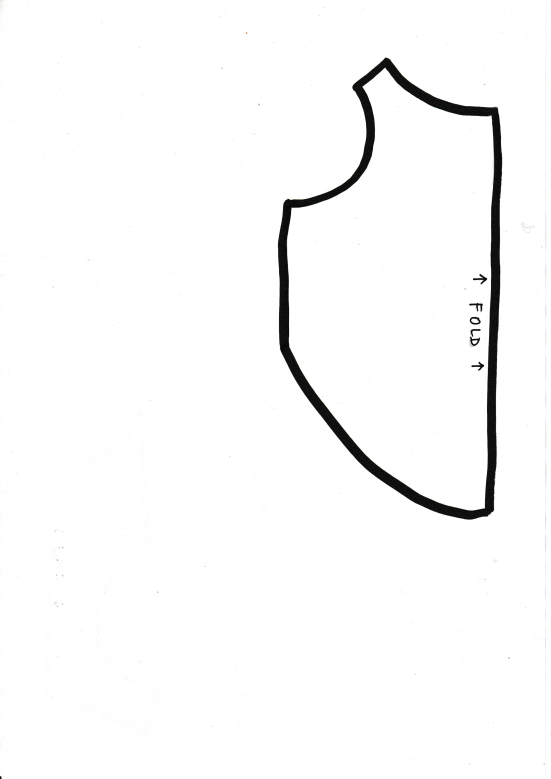
#> input picture src/sweater-from-pdf.png, 1653 x 2337 px (shown at 1/3 size)
$ python main.py
#> lines starting #> are read from the running program, lines starting #| are printed output that depends on the picture; after the words box and inside, x2 and y2 are one past the last pixel; in counts of white or black regions, pixels touching at a corner belong together; long printed decimals are rounded
### src/utils/functions.py
from PIL import Image, ImageDraw, ImageFont
import cv2
import numpy as np
import fitz  # PyMuPDF

def convert_pdf_to_bw_png(input_pdf, output_png, resolution=200):
    pdf_document = fitz.open(input_pdf)
    page = pdf_document[0]  # Get the first page

    # Convert to grayscale
    pixmap = page.get_pixmap(matrix=fitz.Matrix(resolution/72, resolution/72))
    pixmap.save(output_png)

# [93 lines left out: functions add_reference_box, add_lines, add_page_letters_left, add_page_letters_right, add_page_letters_top, add_page_letters_bottom, not called in this run]

def set_line_width(resized_image, line_width):
    # Load the image
    image = resized_image
    # Convert the image to grayscale
    gray = cv2.cvtColor(image, cv2.COLOR_BGR2GRAY)
    # Apply Canny edge detection
    edges = cv2.Canny(gray, 50, 150)
    # Find lines in the image using the HoughLinesP function for probabilistic Hough transform
    lines = cv2.HoughLinesP(edges, 3, np.pi / 210, threshold=50, minLineLength=50, maxLineGap=100)
    # Get the original image dimensions
    height, width, _ = resized_image.shape
    # Redraw the detected lines on blank image with whatever width we like
    new_image = Image.new("RGB", (width, height), "white")
    new_image = np.array(new_image)
    # Draw the lines on the original image
    for line in lines:
        x1, y1, x2, y2 = line[0]
        # Draw the line on the image with a specific width (in this case, 2 pixels)
        cv2.line(new_image, (x1, y1), (x2, y2), (0, 0, 0), line_width)
    return(new_image)

def set_scale_factors(height_cm, width_cm,
                    desired_height,
                    desired_width,
                    scale_factor_height,
                    scale_factor_width):
    if (desired_height):
        # Calculate scale factor
        scale_factor_height = desired_height/height_cm
        print(f"Scale factor height: {scale_factor_height}")

    if (desired_width):
        # Calculate scale factor
        scale_factor_width = desired_width/width_cm
        print(f"Scale factor width: {scale_factor_width}")

    if (not any(x is not None for x in [scale_factor_height, scale_factor_width])):
        raise Exception("scale_factor_height and scale_factor_width can not both be None. Please set at least one of the two.")

    if (scale_factor_height is None):
        scale_factor_height = scale_factor_width

    if (scale_factor_width is None):
        scale_factor_width = scale_factor_height

    return scale_factor_height, scale_factor_width

### src/main.py
import cv2
from PIL import Image
import math
import string
from reportlab.pdfgen import canvas
from reportlab.lib.pagesizes import letter

from utils.functions import (
    add_lines,
    add_reference_box,
    add_page_letters_left,
    add_page_letters_right,
    add_page_letters_top,
    add_page_letters_bottom,
    set_line_width,
    set_scale_factors,
    convert_pdf_to_bw_png,
)

inch = 2.54
file_folder = "files/"
input_file = "sweater-from-pdf.png"
pdf_path = "sweater.pdf"
convert = True
file_name = input_file.replace(".png", "")
desired_height = 38
desired_width = None # 48
scale_factor_height = None
scale_factor_width = None
line_width = 2

## Convert pdf of scan to png
if (convert):
 print("Converting pdf to png...")
 convert_pdf_to_bw_png(pdf_path, input_file)
#> (the call stopped at in convert_pdf_to_bw_png, `pdf_document = fitz.open(input_pdf)`: fitz is not available in this run)

# Get the dpi
image = Image.open(input_file)  # Replace 'your_image.jpg' with the path to your image file
#> image is the input picture: PIL image 1653x2337 RGB; mean R, G, B 248.8, 248.8, 248.8
# Get the image's DPI (Dots Per Inch)
dpi = image.info.get('dpi')
#> dpi = (96.01, 96.01)
if (dpi is None):
    # Use a default
    print("Using default dpi")
    dpi = 72
else:
    dpi = dpi[0]
#> dpi = 96.01
print(dpi)
#| 96.012

# Get dots per cm
dpcm = dpi/inch
#> dpcm = 37.8

# Load the scanned A4 image
image = cv2.imread(input_file)
#> image: shape (2337, 1653, 3)

# Convert the image to grayscale
gray = cv2.cvtColor(image, cv2.COLOR_BGR2GRAY)

# Apply Canny edge detection
edges = cv2.Canny(gray, 50, 150)
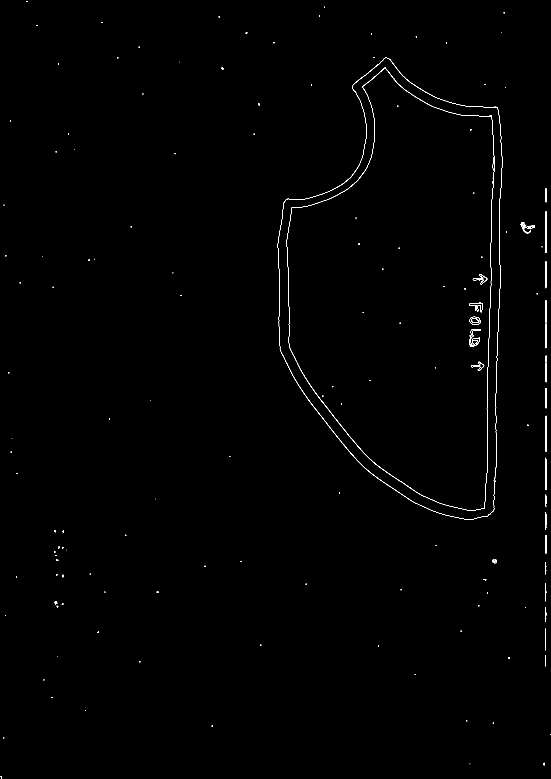
#> edges: shape (2337, 1653) (shown at 1/3 size); 0.32% white in thin lines or dots

# Find contours in the edge-detected image
contours, _ = cv2.findContours(edges, cv2.RETR_EXTERNAL, cv2.CHAIN_APPROX_SIMPLE)
#> contours = 138 contours, 133 with area under 20; largest, box (x1, y1, x2, y2) and area: (860, 202, 1483, 1532) 580420, (833, 172, 1507, 1559) 674, (1561, 666, 1604, 700) 106, (1573, 674, 1604, 682) 24, (1630, 2288, 1635, 2296) 22

# Filter the detected contours based on size or other criteria
# For example, you can keep the largest contour
largest_contour = max(contours, key=cv2.contourArea)
#> largest_contour = contour of 972 points, box (x1, y1, x2, y2) (860, 202, 1483, 1532), area 580420

# Get the bounding box of the largest contour
x, y, w, h = cv2.boundingRect(largest_contour)
#> x = 860; y = 202; w = 623; h = 1330

# Crop the original image to the detected region
cropped_image = image[y:y+h, x:x+w]
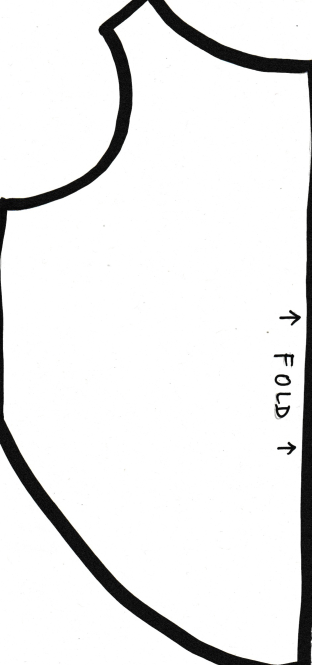
#> cropped_image: shape (1330, 623, 3) (shown at 1/2 size); mean B, G, R 235.6, 235.7, 235.7

# Save the cropped image
cv2.imwrite(file_folder+"cropped_image.png", cropped_image)

# Get the original image dimensions
height, width, _ = cropped_image.shape

# Get current sizes in cm
height_cm = height/dpcm
#> height_cm = 35.19
width_cm = width/dpcm
#> width_cm = 16.48
print(f"Current size of image: {width_cm} by {height_cm} cm")
#| Current size of image: 16.481 by 35.185 cm

scale_factor_height, scale_factor_width = set_scale_factors(height_cm, width_cm,
                                                            desired_height,
                                                            desired_width,
                                                            scale_factor_height,
                                                            scale_factor_width)
#> in set_scale_factors, `scale_factor_height = desired_height/height_cm`: scale_factor_height = 1.08
#| Scale factor height: 1.080
#> scale_factor_height = 1.08; scale_factor_width = 1.08

# Calculate the new dimensions
new_height = int(height * scale_factor_height)
#> new_height = 1436
new_width = int(width * scale_factor_width)
#> new_width = 672
print(f"New size of image: {new_width/dpcm} by {new_height/dpcm} cm")
#| New size of image: 17.778 by 37.989 cm

# Resize the image to the new dimensions
resized_image = cv2.resize(cropped_image, (new_width, new_height))

if (line_width is not None):
    resized_image = set_line_width(resized_image, line_width)
#> in set_line_width, `edges = cv2.Canny(gray, 50, 150)`:
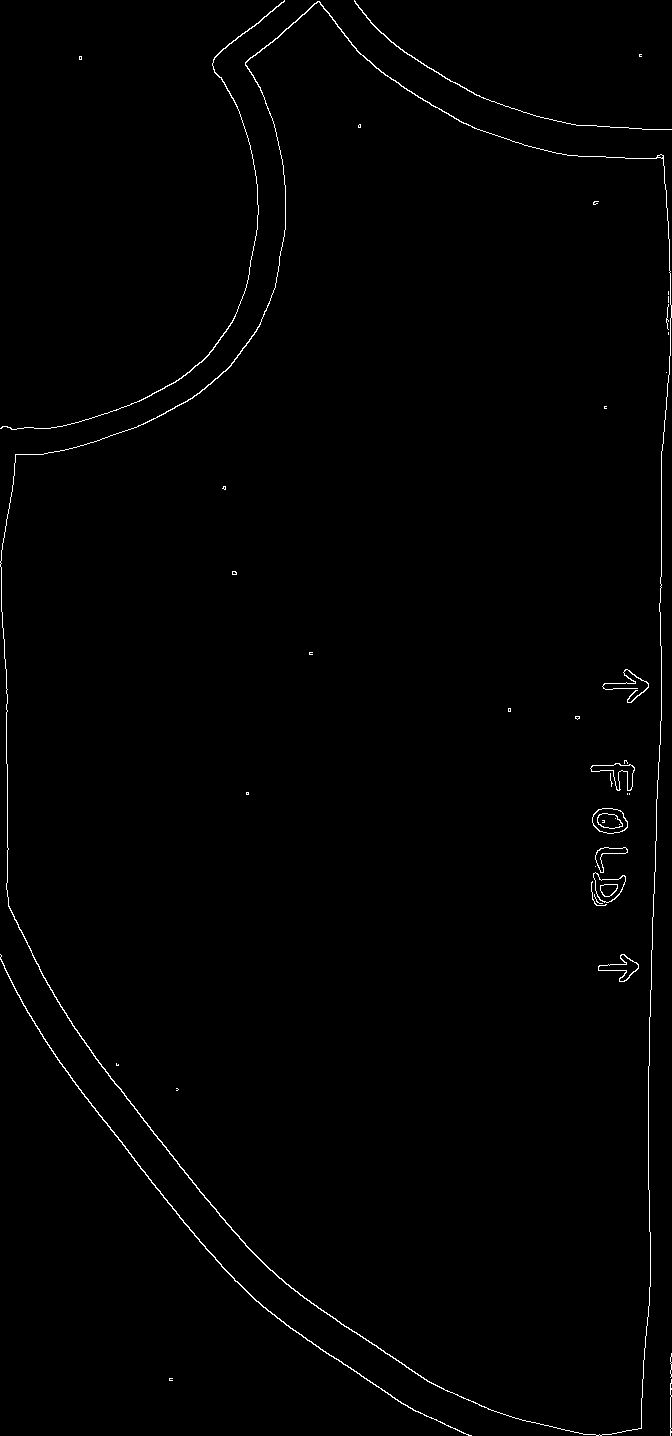
#> edges: shape (1436, 672); 0.78% white in thin lines or dots
#> in set_line_width, `lines = cv2.HoughLinesP(edges, 3, np.pi / 210, threshold=50, minLineLe..`: lines = 113 rows, first 6: [660, 645, 663, 432], [648, 1120, 661, 653], [95, 1058, 234, 1232], [57, 1059, 184, 1223], [7, 859, 8, 976], [669, 374, 669, 239]
#> the loop in set_line_width, `for line in lines:` made 113 passes
#> after the loop in set_line_width, `for line in lines:`:
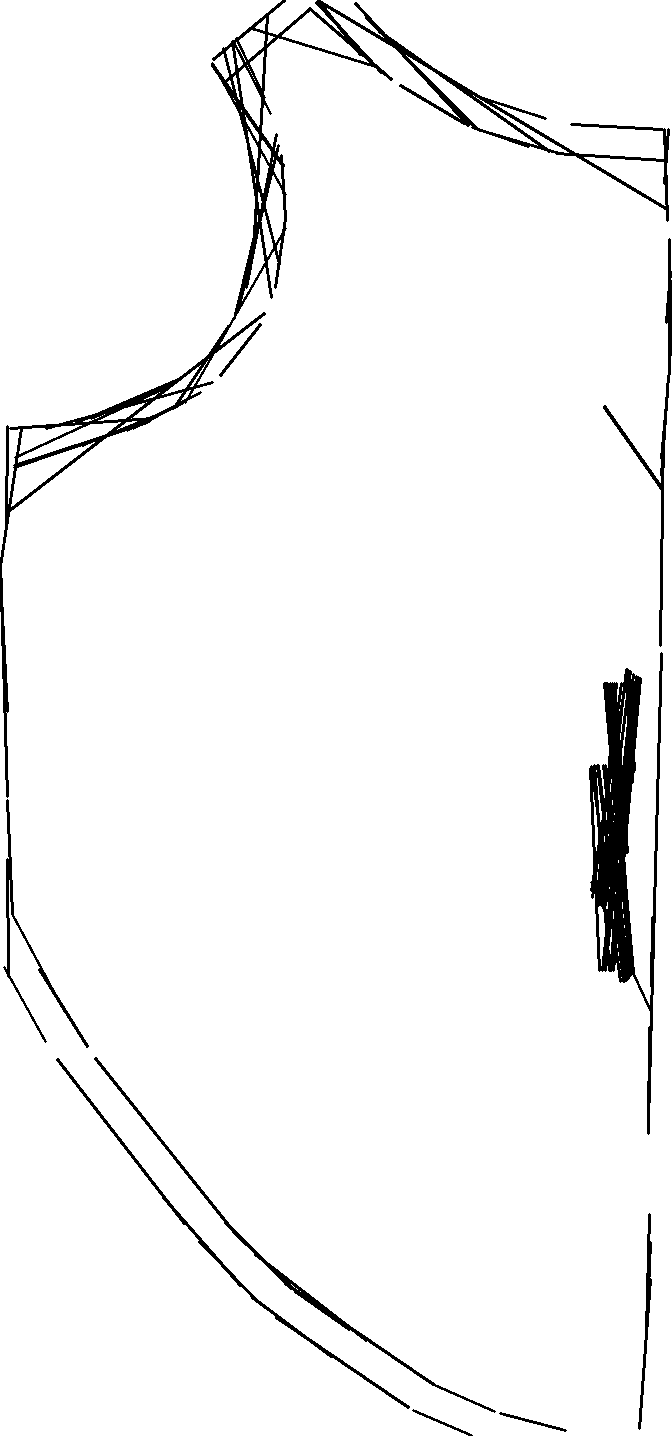
#> new_image: shape (1436, 672, 3); 96.4% white; 10 black regions, largest, box (x1, y1, x2, y2) and area: (0, 0, 670, 798) 15211, (589, 652, 663, 1135) 11416, (94, 1057, 496, 1413) 2113

# Save or display the resized image
cv2.imwrite(file_folder+"resized_image.png", resized_image)

# Load the large image
large_image = Image.open(file_folder+"resized_image.png")

# A4 paper dimensions in millimeters
a4_width_cm = 21
a4_height_cm = 29.7

# Calculate the size of one A4 section in pixels
a4_width_px_full = int((a4_width_cm / inch) * dpi)
#> a4_width_px_full = 793
a4_height_px_full = int((a4_height_cm / inch) * dpi)
#> a4_height_px_full = 1122
a4_width_px = a4_width_px_full - 2*dpcm # take out 1 cm for the border
#> a4_width_px = 717.4
a4_height_px = a4_height_px_full - 2*dpcm # take out 1 cm for the border
#> a4_height_px = 1046.4

# Calculate the number of A4-sized sections needed
num_sections_x = math.ceil(large_image.width / a4_width_px)
#> num_sections_x = 1
num_sections_y = math.ceil(large_image.height / a4_height_px)
#> num_sections_y = 2

# Parameters for page creation
page_count = 0
total_pages = num_sections_x * num_sections_y
#> total_pages = 2
letters = list(string.ascii_uppercase)[0:total_pages]
#> letters = ['A', 'B']

# TODO: refactor
# Store all resulting images in one pdf
#> (the run stopped early here; a loop or call above may not have finished)

$ run again, with src/bobby-sweater-bottom.png copied over src/sweater-from-pdf.png
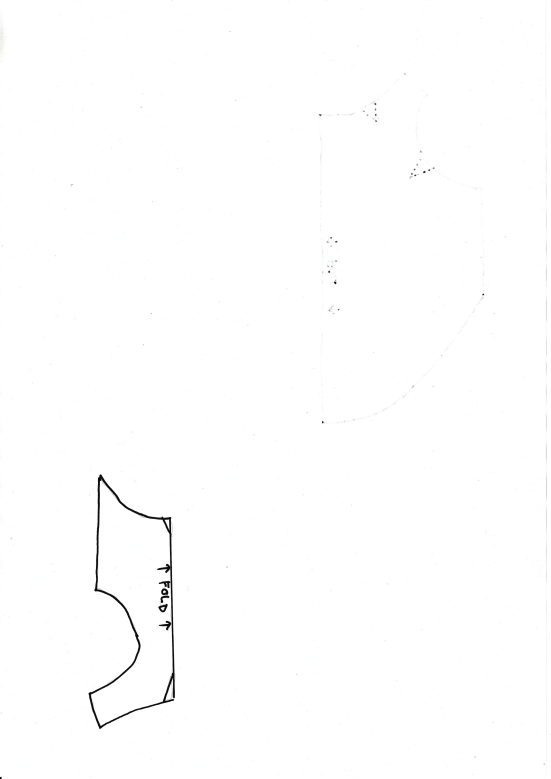
#> input picture src/bobby-sweater-bottom.png, 1653 x 2337 px (shown at 1/3 size)
#> image is the input picture: PIL image 1653x2337 P; mean R, G, B 253.7, 253.9, 253.8
#> `dpi = image.info.get('dpi')`: dpi = (200, 200)
#> `dpi = dpi[0]`: dpi = 200
#| 199.9996
#> dpcm = 78.74
#> image: shape (2337, 1653, 3)
#> `edges = cv2.Canny(gray, 50, 150)`:
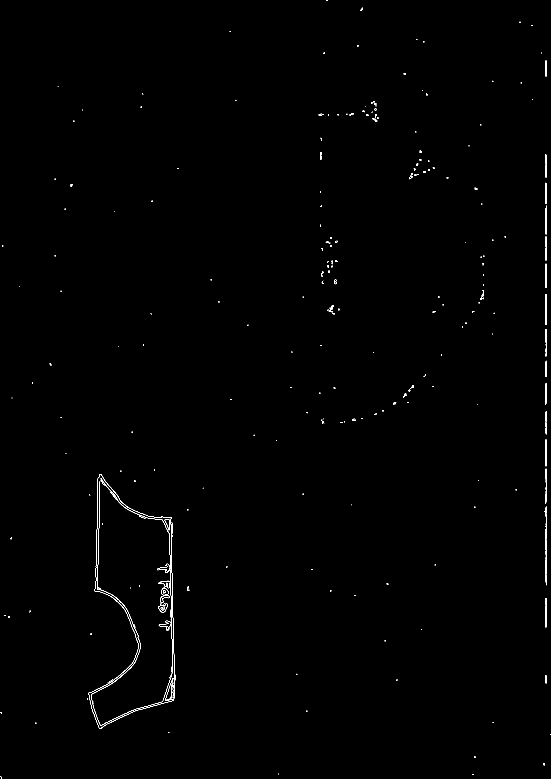
#> edges: shape (2337, 1653) (shown at 1/3 size); 0.28% white in thin lines or dots
#> contours = 299 contours, 277 with area under 20; largest, box (x1, y1, x2, y2) and area: (273, 1435, 519, 2178) 595, (475, 1810, 503, 1837) 441, (476, 1862, 514, 1891) 375, (483, 1765, 505, 1786) 343, (265, 1423, 525, 2187) 312
#> largest_contour = contour of 1253 points, box (x1, y1, x2, y2) (273, 1435, 519, 2178), area 595
#> x = 273; y = 1435; w = 246; h = 743
#> height_cm = 9.44
#> width_cm = 3.12
#| Current size of image: 3.124 by 9.436 cm
#> in set_scale_factors, `scale_factor_height = desired_height/height_cm`: scale_factor_height = 4.03
#| Scale factor height: 4.027
#> new_height = 2992
#> new_width = 990
#| New size of image: 12.573 by 37.998 cm
#> lines = 398 rows, first 6: [969, 1605, 982, 2061], [100, 471, 108, 180], [67, 744, 71, 602], [953, 954, 954, 1087], [83, 1064, 83, 945], [969, 665, 974, 1049]
#> the loop in set_line_width, `for line in lines:` made 398 passes
#> after the loop in set_line_width, `for line in lines:`:
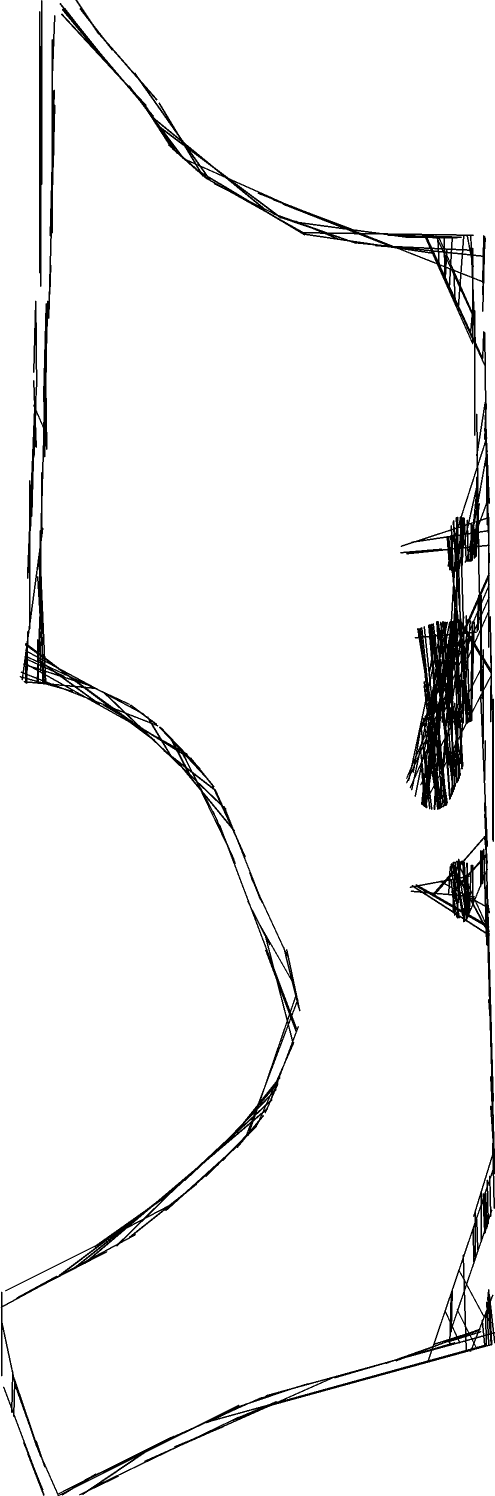
#> new_image: shape (2992, 990, 3) (shown at 1/2 size); 95.3% white; 2 black regions, box (x1, y1, x2, y2) and area: (1, 0, 990, 2992) 134804, (78, 0, 85, 574) 3390
#> a4_width_px_full = 1653
#> a4_height_px_full = 2338
#> a4_width_px = 1495.5
#> a4_height_px = 2180.5
#> num_sections_x = 1
#> num_sections_y = 2
#> letters = ['A', 'B']

$ run again, with src/bobby-sweater-top.png copied over src/sweater-from-pdf.png
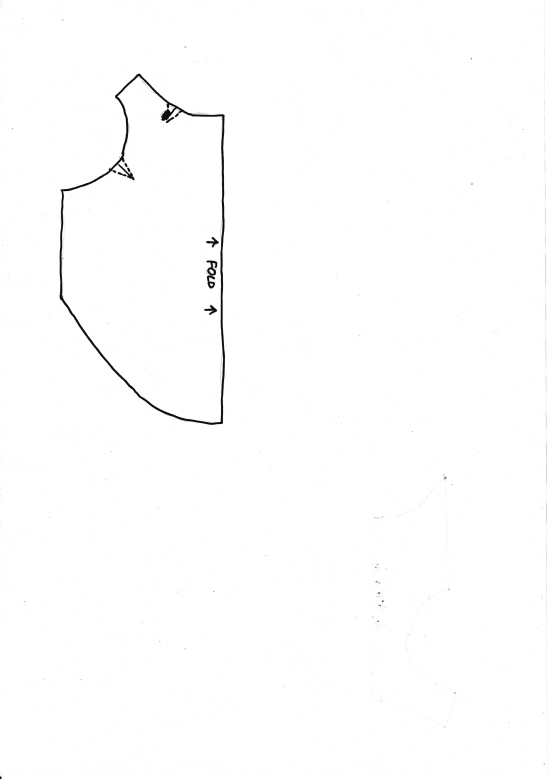
#> input picture src/bobby-sweater-top.png, 1653 x 2337 px (shown at 1/3 size)
#> image is the input picture: PIL image 1653x2337 P; mean R, G, B 253.4, 253.4, 253.4
#> `dpi = image.info.get('dpi')`: dpi = (200, 200)
#> `dpi = dpi[0]`: dpi = 200
#| 199.9996
#> dpcm = 78.74
#> image: shape (2337, 1653, 3)
#> `edges = cv2.Canny(gray, 50, 150)`:
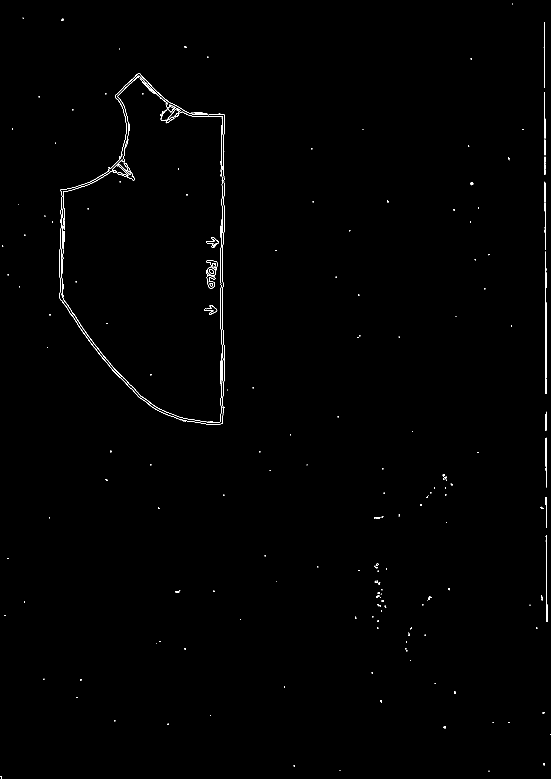
#> edges: shape (2337, 1653) (shown at 1/3 size); 0.35% white in thin lines or dots
#> contours = 195 contours, 186 with area under 20; largest, box (x1, y1, x2, y2) and area: (178, 221, 675, 1275) 375148, (1635, 755, 1640, 1182) 520, (1637, 1605, 1642, 1866) 414, (1122, 1551, 1141, 1557) 50, (1412, 548, 1420, 556) 40
#> largest_contour = contour of 728 points, box (x1, y1, x2, y2) (178, 221, 675, 1275), area 375148
#> x = 178; y = 221; w = 497; h = 1054
#> height_cm = 13.39
#> width_cm = 6.31
#| Current size of image: 6.312 by 13.386 cm
#> in set_scale_factors, `scale_factor_height = desired_height/height_cm`: scale_factor_height = 2.84
#| Scale factor height: 2.839
#> new_height = 2992
#> new_width = 1410
#| New size of image: 17.907 by 37.998 cm
#> lines = 441 rows, first 6: [1375, 1499, 1375, 1446], [1373, 2622, 1376, 2438], [1374, 2983, 1379, 2684], [1387, 2406, 1387, 2319], [1384, 940, 1385, 1038], [1392, 2464, 1392, 2398]
#> the loop in set_line_width, `for line in lines:` made 441 passes
#> after the loop in set_line_width, `for line in lines:`:
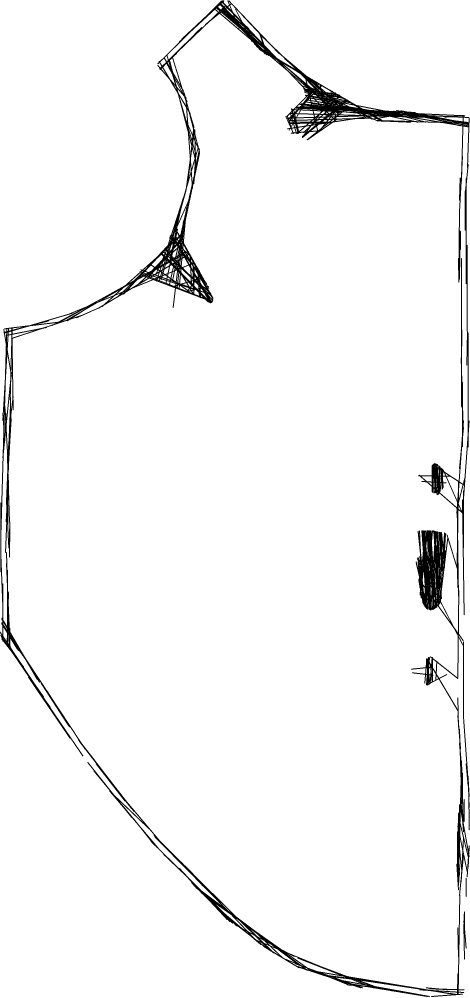
#> new_image: shape (2992, 1410, 3) (shown at 1/3 size); 96.6% white; 3 black regions, box (x1, y1, x2, y2) and area: (0, 1, 1409, 2991) 142968, (1390, 2734, 1400, 2879) 665, (1397, 2633, 1400, 2691) 170
#> a4_width_px_full = 1653
#> a4_height_px_full = 2338
#> a4_width_px = 1495.5
#> a4_height_px = 2180.5
#> num_sections_x = 1
#> num_sections_y = 2
#> letters = ['A', 'B']
